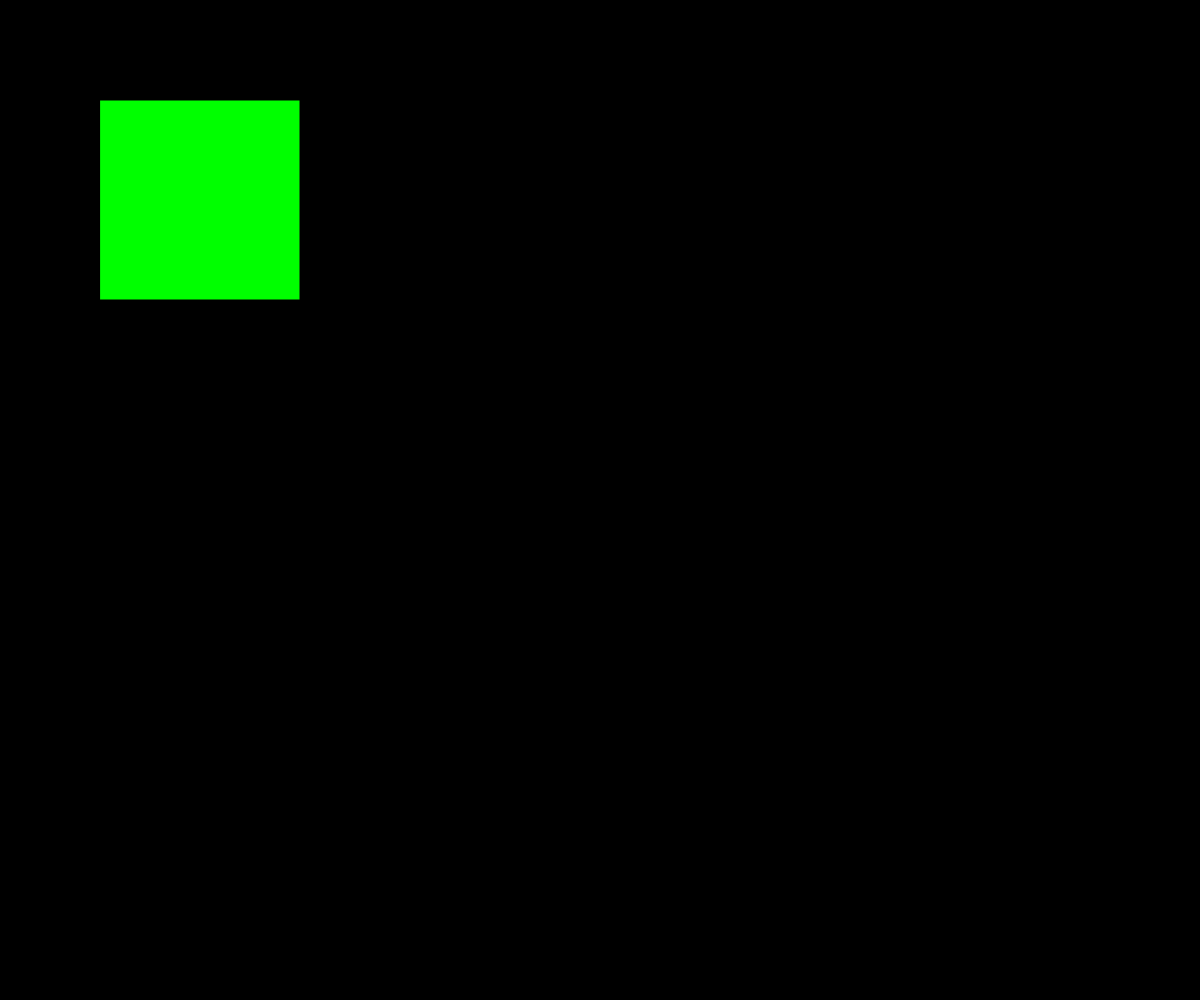
Frame 1 (no input)
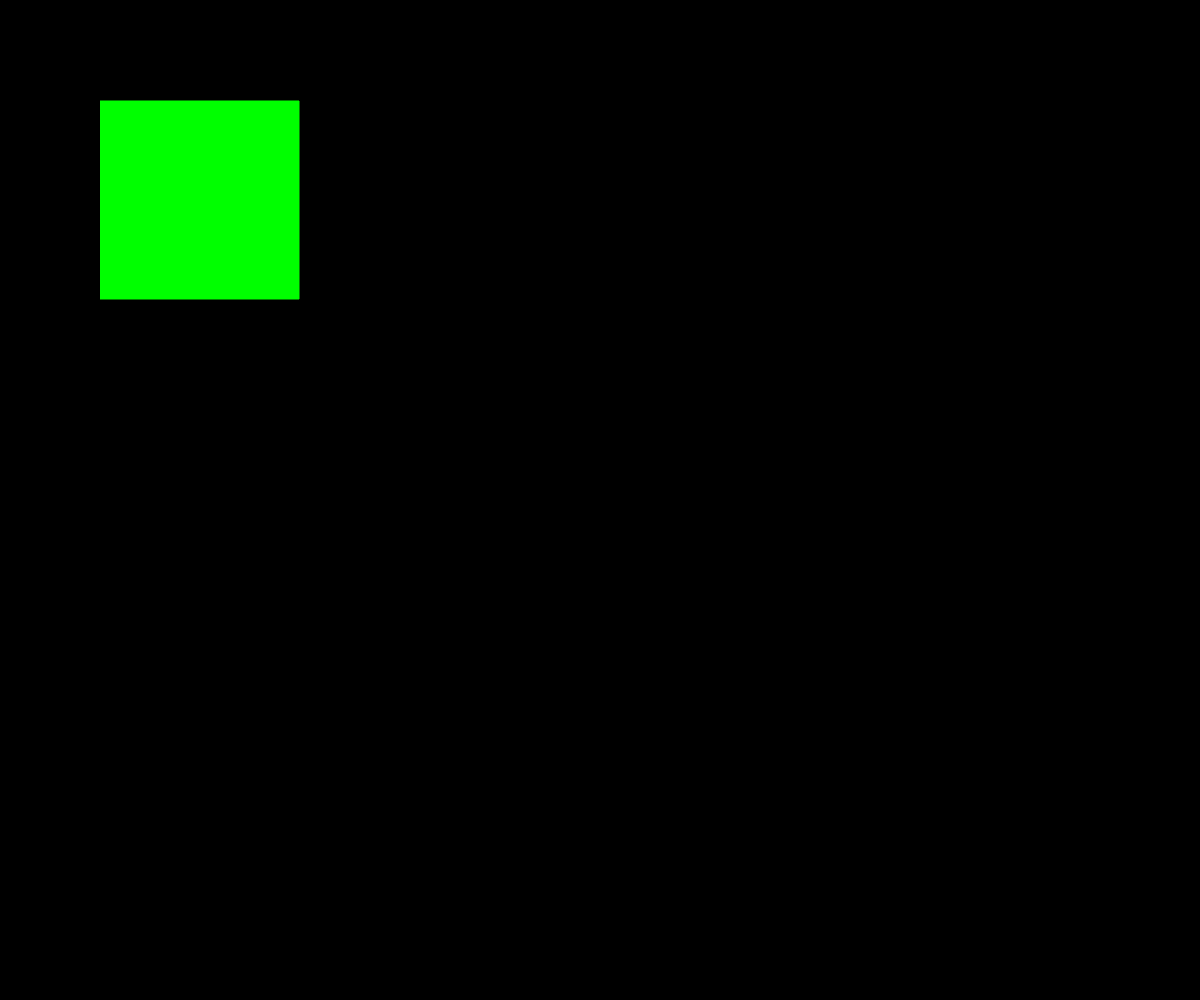
Frame 60 (no input)
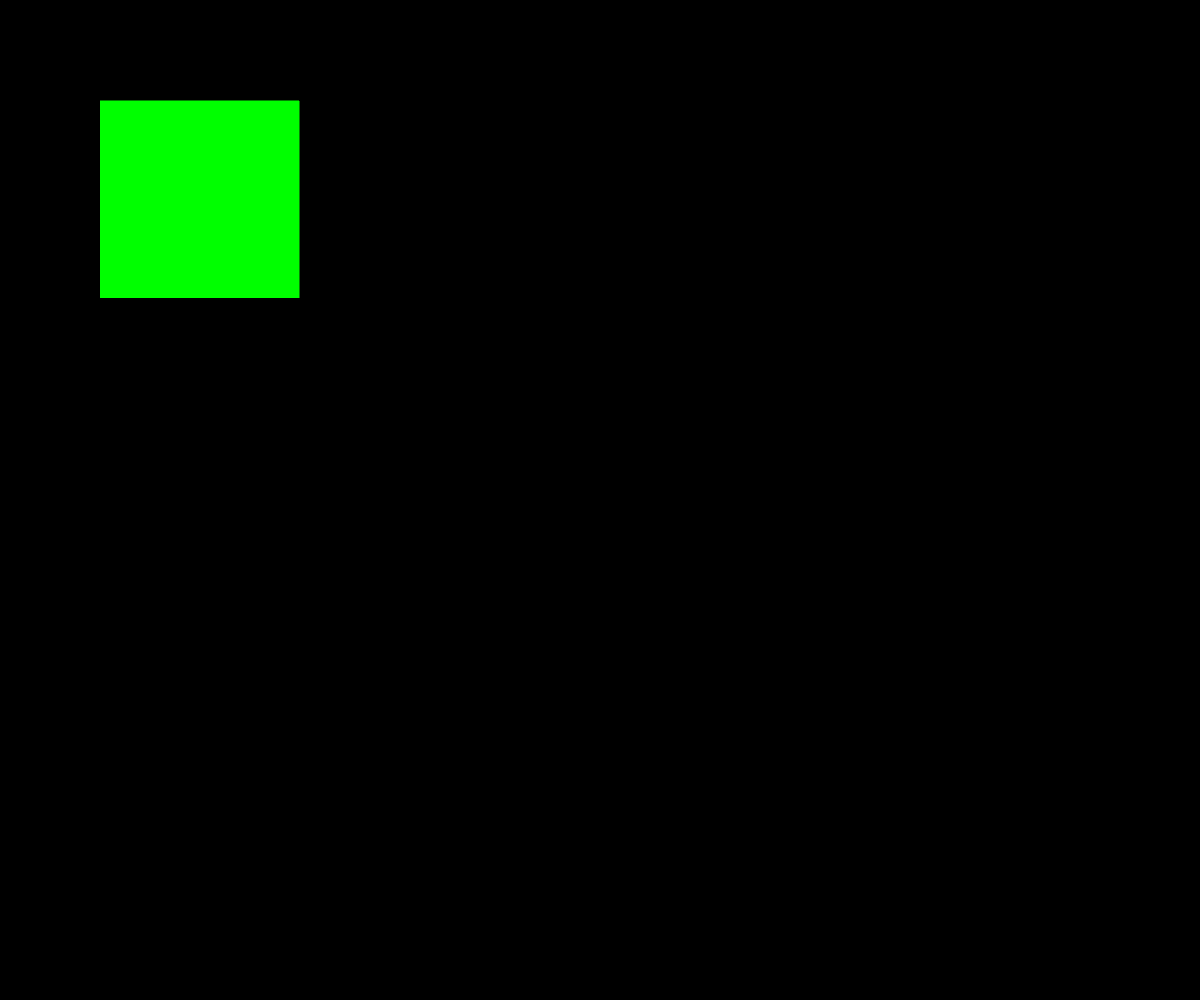
Frame 120 (the mouse pressed at the canvas centre since frame 60)

The p5.js sketch that drew these frames (run headless with seeded random() and noise() and a simulated clock; from frame 60 on, the mouse is pressed at the canvas centre):

// p5.js sketch
// ── sketch.js
function setup() { createCanvas(windowWidth, windowHeight); }
function draw() {
  background(0);
  fill(0, 255, 0);
  rect(100, 100, 200, 200);
  if(frameCount % 10 == 0) {
    filter(POSTERIZE, 3);
    let slice = get(0, random(height), width, 10);
    image(slice, random(-10, 10), random(height));
  }
}
function windowResized() { resizeCanvas(windowWidth, windowHeight); }
